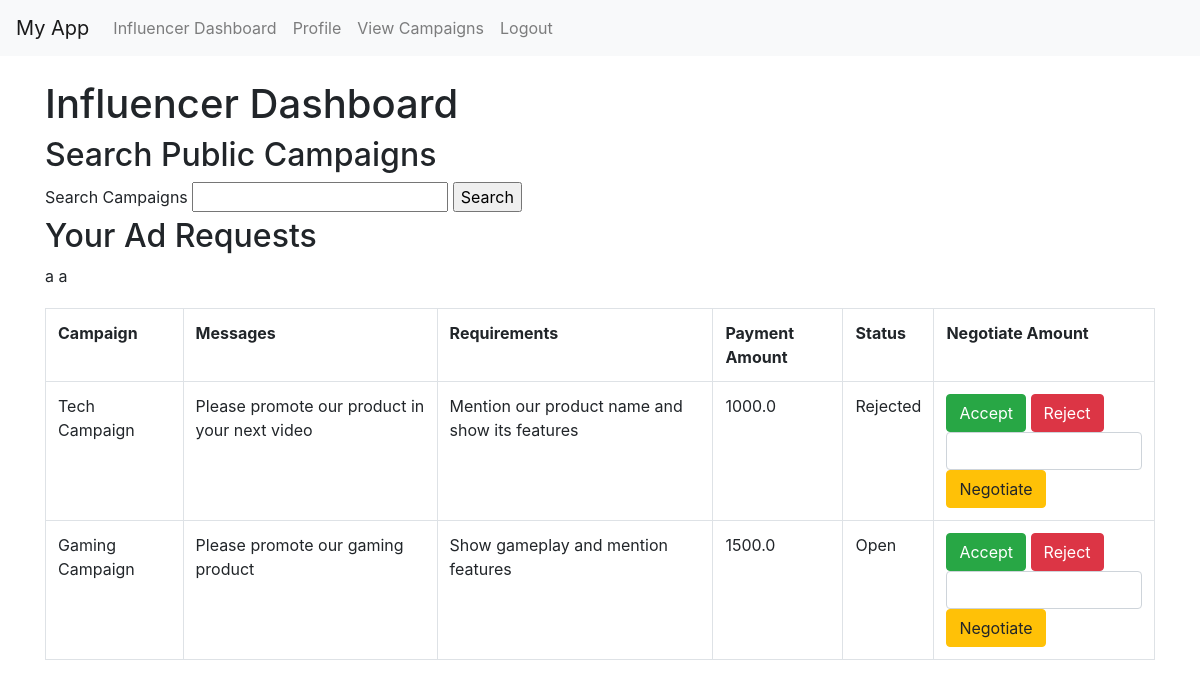
Screenshot of /influencer/dashboard (signed in) with the database file from the repository.
### app/models.py (models this page shows, shortened)
class AdRequest(db.Model):
    id = db.Column(db.Integer, primary_key=True)
    campaign_id = db.Column(db.Integer, db.ForeignKey('campaign.id'), nullable=False)
    influencer_id = db.Column(db.Integer, db.ForeignKey('user.id'), nullable=False)
    messages = db.Column(db.Text, nullable=False)
    requirements = db.Column(db.Text, nullable=False)
    payment_amount = db.Column(db.Float, nullable=False)
    status = db.Column(db.String(10), nullable=False, default='Pending')
    counter_amount = db.Column(db.Float)
    proposed_amount = db.Column(db.Float, nullable=True)
    negotiation_status = db.Column(db.String(20), nullable=False, default='Open')  # Open, Closed
    campaign = db.relationship('Campaign', back_populates='ad_requests',lazy=True)
    influencer = db.relationship('User', back_populates='ad_requests',lazy=True)

class Campaign(db.Model):
    id = db.Column(db.Integer, primary_key=True)
    name = db.Column(db.String(100), nullable=False)
    description = db.Column(db.Text, nullable=False)
    category = db.Column(db.String(50), nullable=False)
    start_date = db.Column(db.Date, nullable=False)
    end_date = db.Column(db.Date, nullable=False)
    budget = db.Column(db.Float, nullable=False)
    visibility = db.Column(db.String(10), nullable=False)
    sponsor_id = db.Column(db.Integer, db.ForeignKey('user.id'), nullable=False)
    goals = db.Column(db.Text, nullable=False)
    ad_requests = db.relationship('AdRequest', foreign_keys='AdRequest.campaign_id', back_populates='campaign', lazy=True)
    is_flagged = db.Column(db.Boolean, default=False)

### app/routes.py (the view, shortened to what this page needs)
@main.route("/influencer/dashboard", methods=['GET', 'POST'])
@login_required
def influencer_dashboard():
    if current_user.role != 'influencer':
        flash('You do not have access to this page.', 'danger')
        return redirect(url_for('main.home'))
    ad_requests = AdRequest.query.filter_by(influencer_id=current_user.id).all()
    profile = current_user.profile
    campaign_search_form = CampaignSearchForm()
    return render_template('influencer_dashboard.html', ad_requests=ad_requests, profile=profile, campaign_search_form=campaign_search_form)

### app/forms.py
class CampaignSearchForm(FlaskForm):
    search = StringField('Search Campaigns', validators=[DataRequired()])
    submit = SubmitField('Search')

### app/models.py (called while the page is built)
@login_manager.user_loader
def load_user(user_id):
    return User.query.get(int(user_id))

### app/templates/influencer_dashboard.html (shortened to what this page needs)
{% extends "layout.html" %}
{% block content %}
<h1>Influencer Dashboard</h1>
<h2>Search Public Campaigns</h2>
<form method="POST" action="{{ url_for('main.search_campaigns') }}">
    <div>
        {{ campaign_search_form.search.label }} {{ campaign_search_form.search() }}
        {{ campaign_search_form.submit() }}
    </div>
</form>
<h2>Your Ad Requests</h2>
<table class="table table-bordered">
    <tr>
        <th>Campaign</th>
        <th>Messages</th>
        <th>Requirements</th>
        <th>Payment Amount</th>
        <th>Status</th>
        <th>Negotiate Amount</th>
    </tr>
    {% for ad_request in ad_requests %}a
    <tr>
        <td>{{ ad_request.campaign.name }}</td>
        <td>{{ ad_request.messages }}</td>
        <td>{{ ad_request.requirements }}</td>
        <td>{{ ad_request.payment_amount }}</td>
        <td>
            {% if ad_request.status == 'Negotiating' %}
                Negotiating (Proposed: {{ ad_request.proposed_amount }})
            {% else %}
                {{ ad_request.status }}
            {% endif %}
        </td>
        <td>
            {% if ad_request.negotiation_status == 'Open' %}
                <form method="POST" action="{{ url_for('main.accept_ad_request', ad_request_id=ad_request.id) }}" style="display:inline;">
                    <input type="submit" value="Accept" class="btn btn-success" onclick="return confirm('Are you sure you want to accept this ad request?');">
                </form>
                <form method="POST" action="{{ url_for('main.reject_ad_request', ad_request_id=ad_request.id) }}" style="display:inline;">
                    <input type="submit" value="Reject" class="btn btn-danger" onclick="return confirm('Are you sure you want to reject this ad request?');">
                </form>
                <form method="POST" action="{{ url_for('main.negotiate_ad_request', ad_request_id=ad_request.id) }}" style="display:inline;">
                    <input type="number" name="payment_amount" min="0" step="0.01" required class="form-control">
                    <input type="submit" value="Negotiate" class="btn btn-warning" onclick="return confirm('Are you sure you want to negotiate this ad request?');">
                </form>
            {% endif %}
        </td>
    </tr>
    {% endfor %}
</table>
{% endblock %}

### app/static/styles.css (style rules this page uses)
body { padding-top: 56px; }
.table { margin-top: 20px; }

### rows the page displays
AdRequest: campaign.name "Tech Campaign", messages "Please promote our product in your next video", requirements "Mention our product name and show its features", payment_amount "1000.0", status "Rejected"
AdRequest: campaign.name "Gaming Campaign", messages "Please promote our gaming product", requirements "Show gameplay and mention features", payment_amount "1500.0", status "Open"

### other values shown
{{ campaign_search_form.search.label }} "Search Campaigns"
